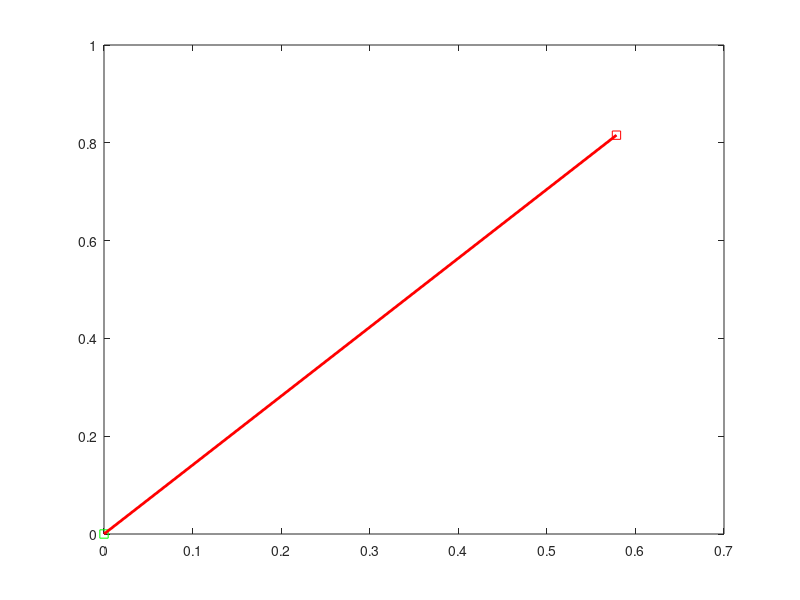
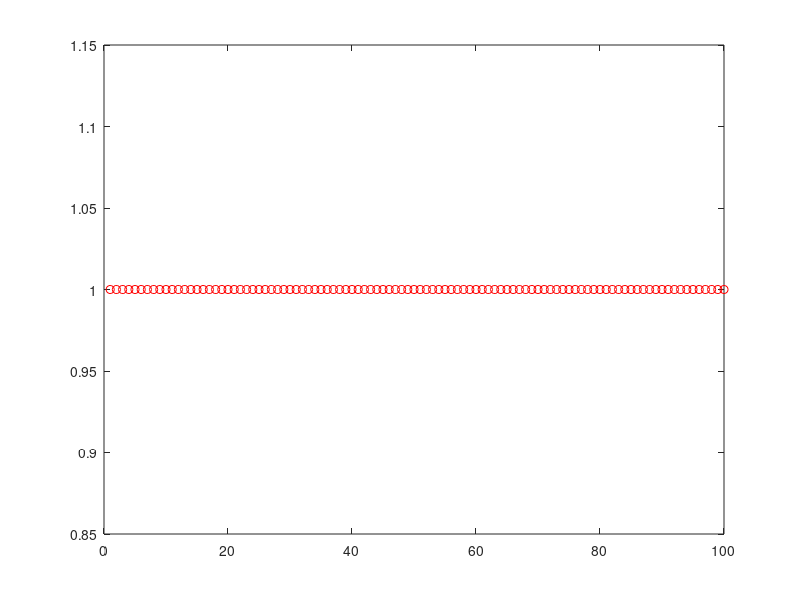
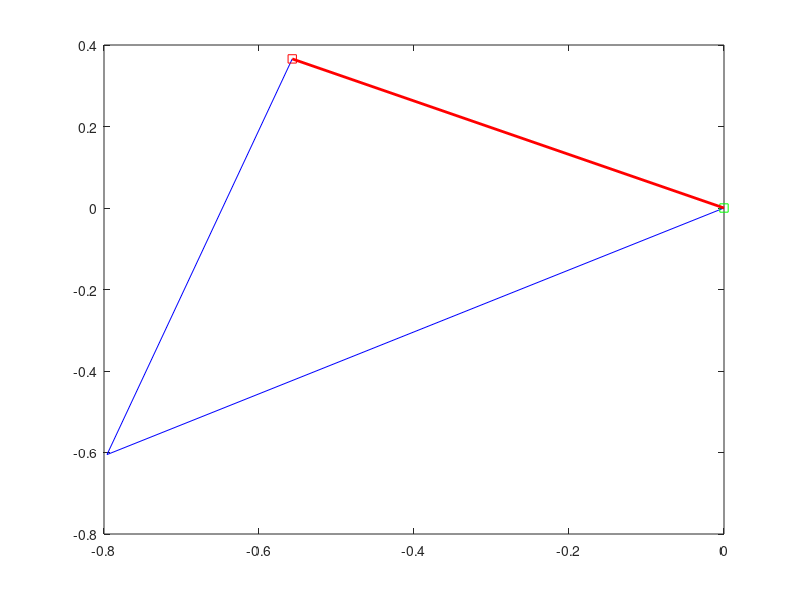
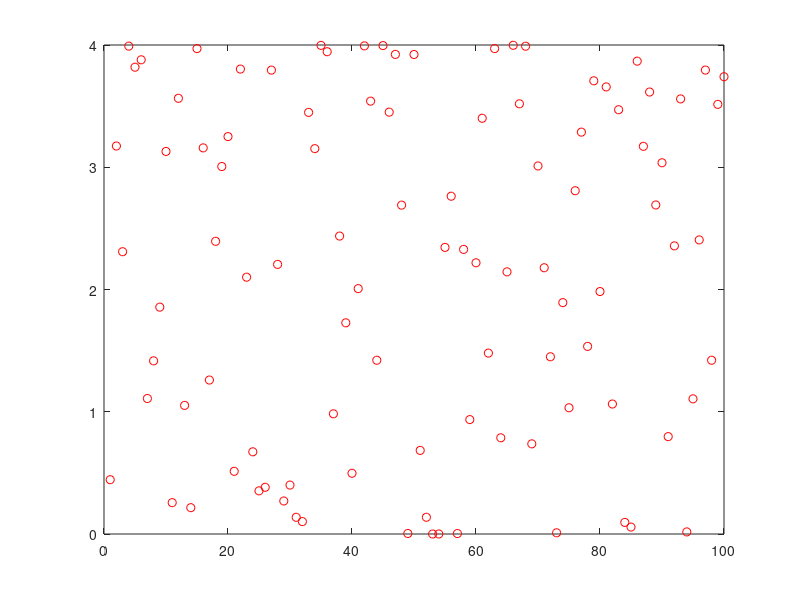

The MATLAB source for these figures, in order:
%% Random Walk Simulation

clc;
clear all;
close all;

N_experiments = 10;

theoretical_msds = zeros(N_experiments, 1);
msd_values = zeros(N_experiments, 1);
number_steps = zeros(N_experiments, 1);

for t = 1:N_experiments
    
    N_steps = 1*t;
    N_iterations = 100;
    step_size = 1;
    
    square_displacements = zeros(N_iterations,1);
    single_track = cell(N_iterations,1);
    
    fprintf(1, 'Starting parallel simultaion: %d iterations \n', N_iterations);
    fprintf(1, 'Steps: %d \n', N_steps);
    
    parfor j = 1 : (N_iterations)
        
        if (mod(j,1) == 0 )
            fprintf(1,'Currently doing %i step out of %d\n', ...
                j, N_iterations);
        end;
        
        
        
        
        x_0 = 0;
        y_0 = 0;
        % start = [x_0, y_0];
        
        traj = zeros(N_steps + 1,2);
        traj(1,:) = [x_0,y_0];
        
        x = x_0;
        y = y_0;
        
        
        for i = 1 : N_steps
            
            angle = random('unif',0,2*pi);
            x = x + step_size * cos(angle);
            y = y + step_size * sin(angle);
            
            traj(i+1,:) = [x, y];
            
        end;
        
        single_track{j} = traj;
        
        square_displacements(j) = ((x - x_0)^2 + (y - y_0)^2);
        
    end;
    
    if (gcf == 1)
        figure(gcf);
    else
        figure();
    end;
    
    traj = single_track{1};
    plot(traj(:,1),traj(:,2),'-b');
    hold on;
    
    start = traj(1,:);
    endpoint = traj(end,:);
    
    plot(traj(1,1),traj(1,2),'sg');
    plot(traj(end,1),traj(end,2),'sr');
    
    line_x = [start(1), endpoint(1)];
    line_y = [start(2), endpoint(2)];
    line(line_x,line_y,'Color','red','LineWidth',2);
    axis auto;
    hold off;
    
    figure();
    plot(square_displacements,'or');
    axis auto;
    
    msd = mean(square_displacements);
    fprintf(1,'Exp. MSD: %f \n',msd);
    fprintf(1,'Theoretical. MSD: %f \n',step_size^2*N_steps);
    
    theoretical_msds(t) = step_size^2*N_steps;
    msd_values(t) = msd;
    number_steps(t) = N_steps;
    
end;

figure(gcf+1);
loglog(number_steps,msd_values,'ob',number_steps,theoretical_msds,'sr');
grid on;
axis tight;
legend('Simulation','1D diffusion');



